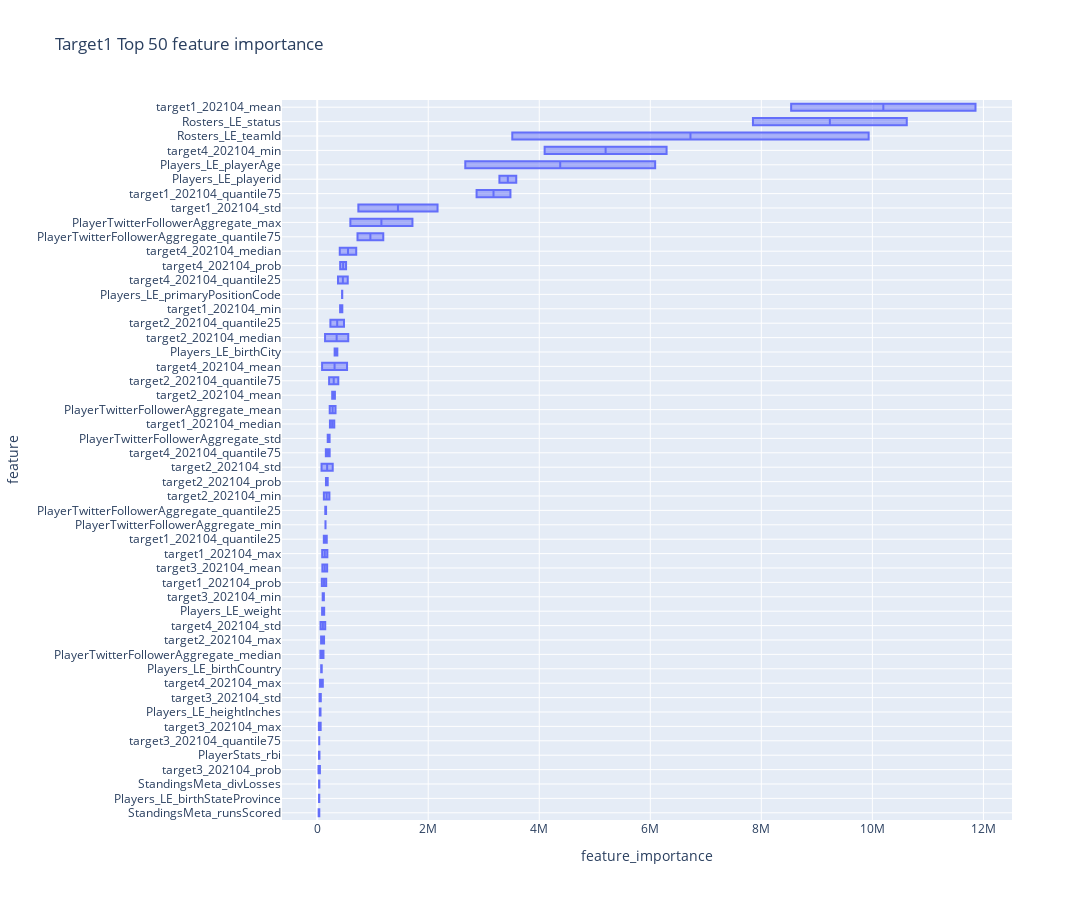
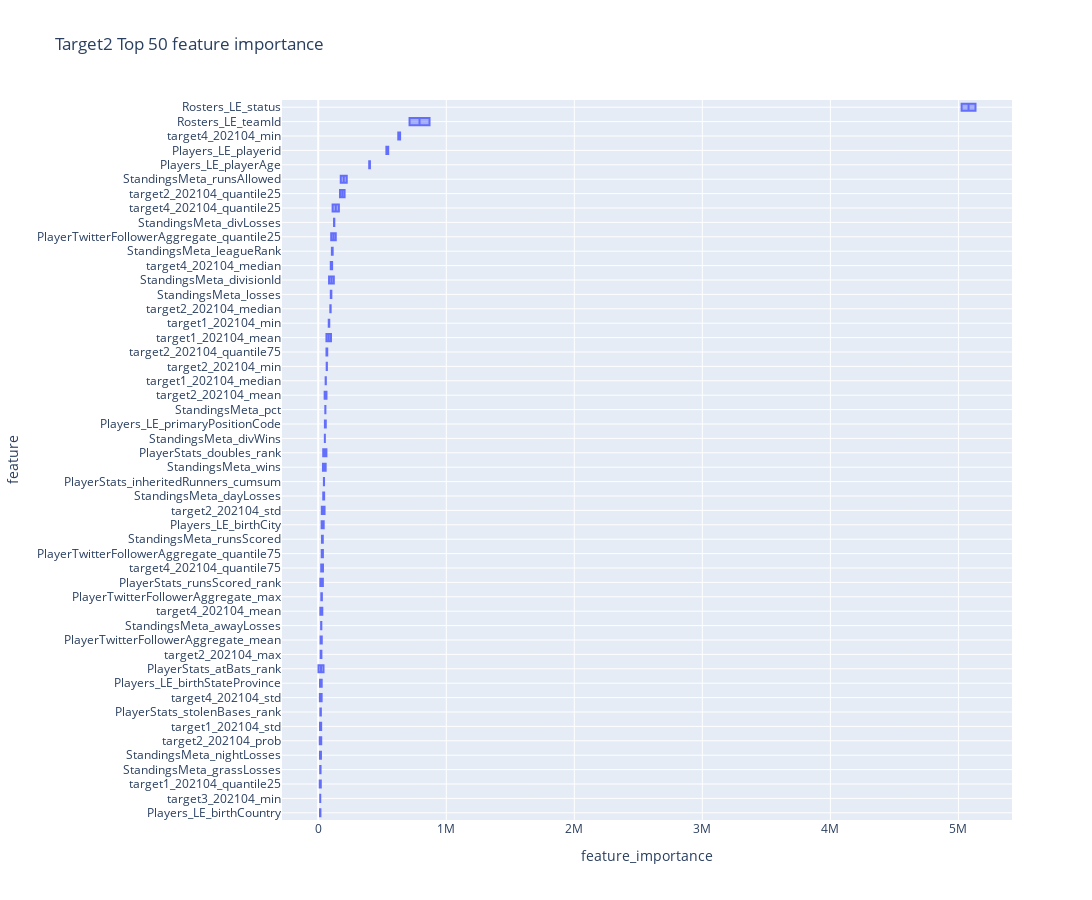
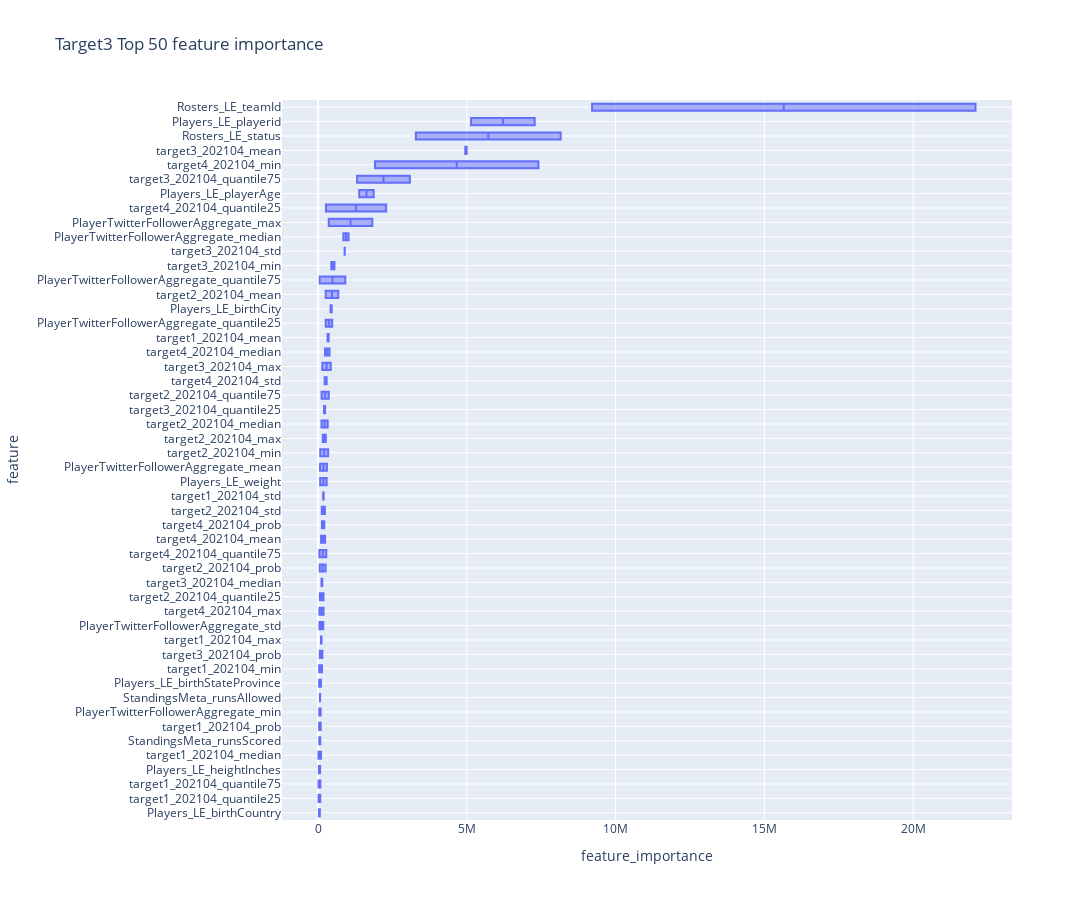
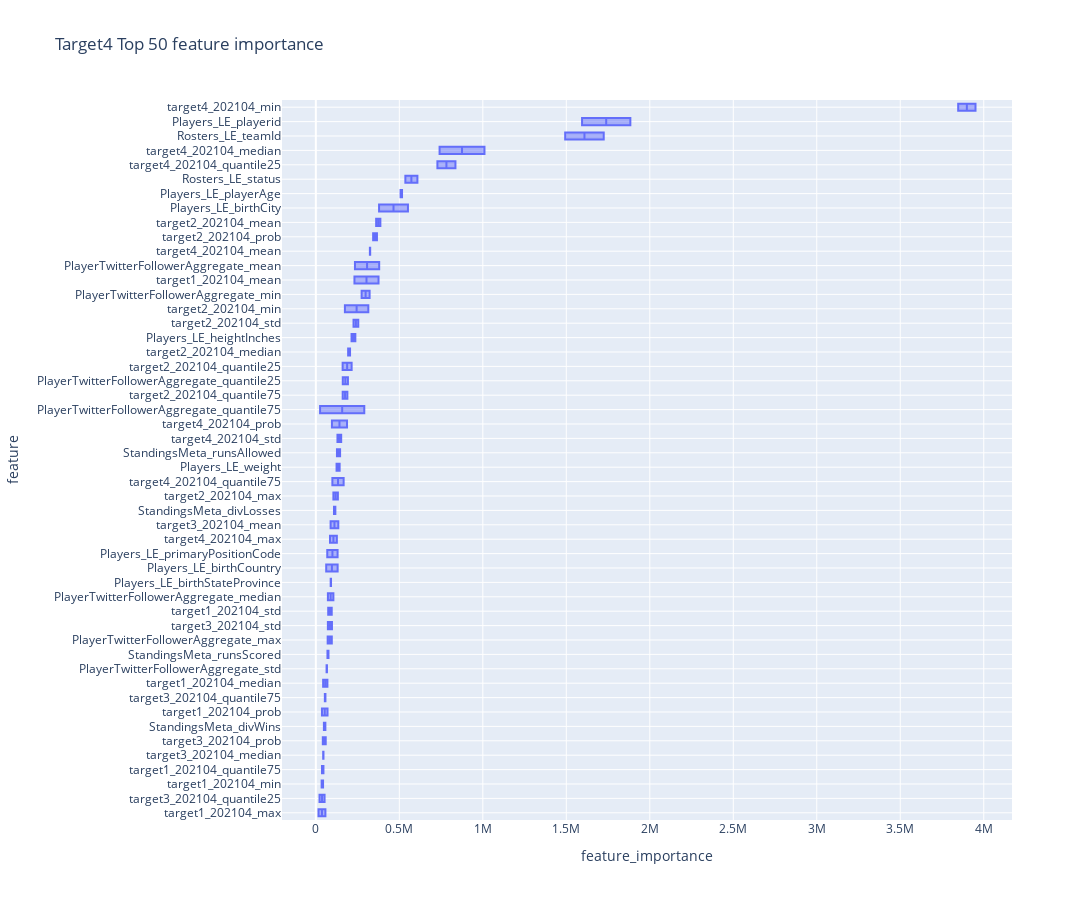

Notebook code cell kept with these figures, in order:
### Code cell
visualize_feature_importance(models, train_feat_df)

### Figure 1 — Plotly figure (JSON) as saved in the notebook; plotly's stock layout.template omitted (floating-point values rounded to 4 significant figures)
{"data": [{"alignmentgroup": "True", "hovertemplate": "feature_importance=%{x}<br>feature=%{y}<extra></extra>", "legendgroup": "", "marker": {"color": "#636efa"}, "name": "", "notched": false, "offsetgroup": "", "orientation": "h", "showlegend": false, "type": "box", "x": [11860000.0, 2167000.0, 182800.0, 452400.0, 229500.0, 172200.0, 3481000.0, 162100.0, 319100.0, 279500.0, 123400.0, 219800.0, 559200.0, 482500.0, 380100.0, 189400.0, 179300.0, 43180.0, 30020.0, 98800.0, 36000.0, 48960.0, 537400.0, 144600.0, 101200.0, 6293000.0, 703000.0, 550200.0, 156000.0, 519900.0, 9933000.0, 7849000.0, 81760.0, 362500.0, 37340.0, 59590.0, 125400.0, 448000.0, 6087000.0, 3282000.0, 32100.0, 225200.0, 223200.0, 1716000.0, 149900.0, 58330.0, 145400.0, 725800.0, 37520.0, 38300.0, 8537000.0, 741300.0, 89730.0, 412600.0, 307400.0, 119400.0, 2871000.0, 83410.0, 270200.0, 78100.0, 70460.0, 120100.0, 141300.0, 237700.0, 214500.0, 157900.0, 93120.0, 64800.0, 62270.0, 120500.0, 36990.0, 23370.0, 88070.0, 60260.0, 51740.0, 4097000.0, 406200.0, 374400.0, 224400.0, 413900.0, 3514000.0, 10620000.0, 71750.0, 313900.0, 32650.0, 46710.0, 88360.0, 451200.0, 2667000.0, 3585000.0, 40460.0, 330000.0, 189500.0, 597100.0, 148800.0, 113100.0, 159900.0, 1190000.0, 26120.0, 33880.0], "x0": " ", "xaxis": "x", "y": ["target1_202104_mean", "target1_202104_std", "target1_202104_max", "target1_202104_min", "target1_202104_median", "target1_202104_quantile25", "target1_202104_quantile75", "target1_202104_prob", "target2_202104_mean", "target2_202104_std", "target2_202104_max", "target2_202104_min", "target2_202104_median", "target2_202104_quantile25", "target2_202104_quantile75", "target2_202104_prob", "target3_202104_mean", "target3_202104_std", "target3_202104_max", "target3_202104_min", "target3_202104_quantile75", "target3_202104_prob", "target4_202104_mean", "target4_202104_std", "target4_202104_max", "target4_202104_min", "target4_202104_median", "target4_202104_quantile25", "target4_202104_quantile75", "target4_202104_prob", "Rosters_LE_teamId", "Rosters_LE_status", "Players_LE_birthCountry", "Players_LE_birthCity", "Players_LE_birthStateProvince", "Players_LE_heightInches", "Players_LE_weight", "Players_LE_primaryPositionCode", "Players_LE_playerAge", "Players_LE_playerid", "PlayerStats_rbi", "PlayerTwitterFollowerAggregate_mean", "PlayerTwitterFollowerAggregate_std", "PlayerTwitterFollowerAggregate_max", "PlayerTwitterFollowerAggregate_min", "PlayerTwitterFollowerAggregate_median", "PlayerTwitterFollowerAggregate_quantile25", "PlayerTwitterFollowerAggregate_quantile75", "StandingsMeta_runsScored", "StandingsMeta_divLosses", "target1_202104_mean", "target1_202104_std", "target1_202104_max", "target1_202104_min", "target1_202104_median", "target1_202104_quantile25", "target1_202104_quantile75", "target1_202104_prob", "target2_202104_mean", "target2_202104_std", "target2_202104_max", "target2_202104_min", "target2_202104_median", "target2_202104_quantile25", "target2_202104_quantile75", "target2_202104_prob", "target3_202104_mean", "target3_202104_std", "target3_202104_max", "target3_202104_min", "target3_202104_quantile75", "target3_202104_prob", "target4_202104_mean", "target4_202104_std", "target4_202104_max", "target4_202104_min", "target4_202104_median", "target4_202104_quantile25", "target4_202104_quantile75", "target4_202104_prob", "Rosters_LE_teamId", "Rosters_LE_status", "Players_LE_birthCountry", "Players_LE_birthCity", "Players_LE_birthStateProvince", "Players_LE_heightInches", "Players_LE_weight", "Players_LE_primaryPositionCode", "Players_LE_playerAge", "Players_LE_playerid", "PlayerStats_rbi", "PlayerTwitterFollowerAggregate_mean", "PlayerTwitterFollowerAggregate_std", "PlayerTwitterFollowerAggregate_max", "PlayerTwitterFollowerAggregate_min", "PlayerTwitterFollowerAggregate_median", "PlayerTwitterFollowerAggregate_quantile25", "PlayerTwitterFollowerAggregate_quantile75", "StandingsMeta_runsScored", "StandingsMeta_divLosses"], "y0": " ", "yaxis": "y"}], "layout": {"boxmode": "group", "height": 900, "legend": {"tracegroupgap": 0}, "title": {"text": "Target1 Top 50 feature importance"}, "width": 1250, "xaxis": {"anchor": "y", "domain": [0, 1], "title": {"text": "feature_importance"}}, "yaxis": {"anchor": "x", "categoryarray": ["StandingsMeta_runsScored", "Players_LE_birthStateProvince", "StandingsMeta_divLosses", "target3_202104_prob", "PlayerStats_rbi", "target3_202104_quantile75", "target3_202104_max", "Players_LE_heightInches", "target3_202104_std", "target4_202104_max", "Players_LE_birthCountry", "PlayerTwitterFollowerAggregate_median", "target2_202104_max", "target4_202104_std", "Players_LE_weight", "target3_202104_min", "target1_202104_prob", "target3_202104_mean", "target1_202104_max", "target1_202104_quantile25", "PlayerTwitterFollowerAggregate_min", "PlayerTwitterFollowerAggregate_quantile25", "target2_202104_min", "target2_202104_prob", "target2_202104_std", "target4_202104_quantile75", "PlayerTwitterFollowerAggregate_std", "target1_202104_median", "PlayerTwitterFollowerAggregate_mean", "target2_202104_mean", "target2_202104_quantile75", "target4_202104_mean", "Players_LE_birthCity", "target2_202104_median", "target2_202104_quantile25", "target1_202104_min", "Players_LE_primaryPositionCode", "target4_202104_quantile25", "target4_202104_prob", "target4_202104_median", "PlayerTwitterFollowerAggregate_quantile75", "PlayerTwitterFollowerAggregate_max", "target1_202104_std", "target1_202104_quantile75", "Players_LE_playerid", "Players_LE_playerAge", "target4_202104_min", "Rosters_LE_teamId", "Rosters_LE_status", "target1_202104_mean"], "categoryorder": "array", "domain": [0, 1], "showgrid": true, "title": {"text": "feature"}}}}

### Figure 2 — Plotly figure (JSON) as saved in the notebook; plotly's stock layout.template omitted (floating-point values rounded to 4 significant figures)
{"data": [{"alignmentgroup": "True", "hovertemplate": "feature_importance=%{x}<br>feature=%{y}<extra></extra>", "legendgroup": "", "marker": {"color": "#636efa"}, "name": "", "notched": false, "offsetgroup": "", "orientation": "h", "showlegend": false, "type": "box", "x": [64260.0, 13970.0, 86170.0, 57920.0, 20050.0, 50190.0, 27910.0, 19090.0, 66080.0, 94550.0, 170200.0, 70510.0, 12100.0, 15910.0, 16740.0, 12960.0, 639400.0, 97960.0, 161200.0, 37070.0, 713300.0, 5133000.0, 13980.0, 26560.0, 14110.0, 52210.0, 398200.0, 532400.0, 45310.0, 63930.0, 16780.0, 16640.0, 41440.0, 18320.0, 28540.0, 101300.0, 27310.0, 121700.0, 112700.0, 37100.0, 98170.0, 55320.0, 175900.0, 35730.0, 24290.0, 46140.0, 21310.0, 18200.0, 51640.0, 123400.0, 99640.0, 22860.0, 82100.0, 59440.0, 11760.0, 64430.0, 49380.0, 24800.0, 67790.0, 97030.0, 205900.0, 64520.0, 23460.0, 15730.0, 31810.0, 26670.0, 625200.0, 108500.0, 112400.0, 23510.0, 869300.0, 5025000.0, 17260.0, 42760.0, 27140.0, 59040.0, 403900.0, 546700.0, 44440.0, 39030.0, 36230.0, 20580.0, 2154.0, 27720.0, 24190.0, 137000.0, 36570.0, 84570.0, 106600.0, 58170.0, 102500.0, 56020.0, 222700.0, 29180.0, 22690.0, 39280.0, 13590.0, 15510.0, 51790.0, 125600.0], "x0": " ", "xaxis": "x", "y": ["target1_202104_mean", "target1_202104_std", "target1_202104_min", "target1_202104_median", "target1_202104_quantile25", "target2_202104_mean", "target2_202104_std", "target2_202104_max", "target2_202104_min", "target2_202104_median", "target2_202104_quantile25", "target2_202104_quantile75", "target2_202104_prob", "target3_202104_min", "target4_202104_mean", "target4_202104_std", "target4_202104_min", "target4_202104_median", "target4_202104_quantile25", "target4_202104_quantile75", "Rosters_LE_teamId", "Rosters_LE_status", "Players_LE_birthCountry", "Players_LE_birthCity", "Players_LE_birthStateProvince", "Players_LE_primaryPositionCode", "Players_LE_playerAge", "Players_LE_playerid", "PlayerStats_inheritedRunners_cumsum", "PlayerStats_doubles_rank", "PlayerStats_runsScored_rank", "PlayerStats_stolenBases_rank", "PlayerStats_atBats_rank", "PlayerTwitterFollowerAggregate_mean", "PlayerTwitterFollowerAggregate_max", "PlayerTwitterFollowerAggregate_quantile25", "PlayerTwitterFollowerAggregate_quantile75", "StandingsMeta_divisionId", "StandingsMeta_leagueRank", "StandingsMeta_wins", "StandingsMeta_losses", "StandingsMeta_pct", "StandingsMeta_runsAllowed", "StandingsMeta_runsScored", "StandingsMeta_awayLosses", "StandingsMeta_dayLosses", "StandingsMeta_nightLosses", "StandingsMeta_grassLosses", "StandingsMeta_divWins", "StandingsMeta_divLosses", "target1_202104_mean", "target1_202104_std", "target1_202104_min", "target1_202104_median", "target1_202104_quantile25", "target2_202104_mean", "target2_202104_std", "target2_202104_max", "target2_202104_min", "target2_202104_median", "target2_202104_quantile25", "target2_202104_quantile75", "target2_202104_prob", "target3_202104_min", "target4_202104_mean", "target4_202104_std", "target4_202104_min", "target4_202104_median", "target4_202104_quantile25", "target4_202104_quantile75", "Rosters_LE_teamId", "Rosters_LE_status", "Players_LE_birthCountry", "Players_LE_birthCity", "Players_LE_birthStateProvince", "Players_LE_primaryPositionCode", "Players_LE_playerAge", "Players_LE_playerid", "PlayerStats_inheritedRunners_cumsum", "PlayerStats_doubles_rank", "PlayerStats_runsScored_rank", "PlayerStats_stolenBases_rank", "PlayerStats_atBats_rank", "PlayerTwitterFollowerAggregate_mean", "PlayerTwitterFollowerAggregate_max", "PlayerTwitterFollowerAggregate_quantile25", "PlayerTwitterFollowerAggregate_quantile75", "StandingsMeta_divisionId", "StandingsMeta_leagueRank", "StandingsMeta_wins", "StandingsMeta_losses", "StandingsMeta_pct", "StandingsMeta_runsAllowed", "StandingsMeta_runsScored", "StandingsMeta_awayLosses", "StandingsMeta_dayLosses", "StandingsMeta_nightLosses", "StandingsMeta_grassLosses", "StandingsMeta_divWins", "StandingsMeta_divLosses"], "y0": " ", "yaxis": "y"}], "layout": {"boxmode": "group", "height": 900, "legend": {"tracegroupgap": 0}, "title": {"text": "Target2 Top 50 feature importance"}, "width": 1250, "xaxis": {"anchor": "y", "domain": [0, 1], "title": {"text": "feature_importance"}}, "yaxis": {"anchor": "x", "categoryarray": ["Players_LE_birthCountry", "target3_202104_min", "target1_202104_quantile25", "StandingsMeta_grassLosses", "StandingsMeta_nightLosses", "target2_202104_prob", "target1_202104_std", "PlayerStats_stolenBases_rank", "target4_202104_std", "Players_LE_birthStateProvince", "PlayerStats_atBats_rank", "target2_202104_max", "PlayerTwitterFollowerAggregate_mean", "StandingsMeta_awayLosses", "target4_202104_mean", "PlayerTwitterFollowerAggregate_max", "PlayerStats_runsScored_rank", "target4_202104_quantile75", "PlayerTwitterFollowerAggregate_quantile75", "StandingsMeta_runsScored", "Players_LE_birthCity", "target2_202104_std", "StandingsMeta_dayLosses", "PlayerStats_inheritedRunners_cumsum", "StandingsMeta_wins", "PlayerStats_doubles_rank", "StandingsMeta_divWins", "Players_LE_primaryPositionCode", "StandingsMeta_pct", "target2_202104_mean", "target1_202104_median", "target2_202104_min", "target2_202104_quantile75", "target1_202104_mean", "target1_202104_min", "target2_202104_median", "StandingsMeta_losses", "StandingsMeta_divisionId", "target4_202104_median", "StandingsMeta_leagueRank", "PlayerTwitterFollowerAggregate_quantile25", "StandingsMeta_divLosses", "target4_202104_quantile25", "target2_202104_quantile25", "StandingsMeta_runsAllowed", "Players_LE_playerAge", "Players_LE_playerid", "target4_202104_min", "Rosters_LE_teamId", "Rosters_LE_status"], "categoryorder": "array", "domain": [0, 1], "showgrid": true, "title": {"text": "feature"}}}}

### Figure 3 — Plotly figure (JSON) as saved in the notebook; plotly's stock layout.template omitted (floating-point values rounded to 4 significant figures)
{"data": [{"alignmentgroup": "True", "hovertemplate": "feature_importance=%{x}<br>feature=%{y}<extra></extra>", "legendgroup": "", "marker": {"color": "#636efa"}, "name": "", "notched": false, "offsetgroup": "", "orientation": "h", "showlegend": false, "type": "box", "x": [353700.0, 184600.0, 94890.0, 35840.0, 12040.0, 16530.0, 14270.0, 32650.0, 254300.0, 122600.0, 155700.0, 71020.0, 112100.0, 58800.0, 117000.0, 52450.0, 4993000.0, 889900.0, 140800.0, 442900.0, 114000.0, 199300.0, 1309000.0, 55900.0, 98310.0, 286600.0, 42420.0, 1911000.0, 229500.0, 262100.0, 41190.0, 127400.0, 9208000.0, 8153000.0, 26440.0, 416600.0, 34090.0, 25680.0, 68620.0, 1867000.0, 5142000.0, 63590.0, 43590.0, 356400.0, 36770.0, 848000.0, 256300.0, 51830.0, 58670.0, 39030.0, 317300.0, 167100.0, 112500.0, 129000.0, 95430.0, 70250.0, 74040.0, 86280.0, 676600.0, 226100.0, 257000.0, 335800.0, 319700.0, 181100.0, 358200.0, 251500.0, 4946000.0, 894500.0, 425100.0, 547800.0, 137900.0, 233000.0, 3083000.0, 140900.0, 234800.0, 218800.0, 182600.0, 7404000.0, 383100.0, 2285000.0, 273600.0, 206800.0, 22100000.0, 3285000.0, 56480.0, 455000.0, 93140.0, 64780.0, 286100.0, 1383000.0, 7279000.0, 294400.0, 171200.0, 1821000.0, 84110.0, 1023000.0, 471000.0, 912200.0, 65560.0, 70880.0], "x0": " ", "xaxis": "x", "y": ["target1_202104_mean", "target1_202104_std", "target1_202104_max", "target1_202104_min", "target1_202104_median", "target1_202104_quantile25", "target1_202104_quantile75", "target1_202104_prob", "target2_202104_mean", "target2_202104_std", "target2_202104_max", "target2_202104_min", "target2_202104_median", "target2_202104_quantile25", "target2_202104_quantile75", "target2_202104_prob", "target3_202104_mean", "target3_202104_std", "target3_202104_max", "target3_202104_min", "target3_202104_median", "target3_202104_quantile25", "target3_202104_quantile75", "target3_202104_prob", "target4_202104_mean", "target4_202104_std", "target4_202104_max", "target4_202104_min", "target4_202104_median", "target4_202104_quantile25", "target4_202104_quantile75", "target4_202104_prob", "Rosters_LE_teamId", "Rosters_LE_status", "Players_LE_birthCountry", "Players_LE_birthCity", "Players_LE_birthStateProvince", "Players_LE_heightInches", "Players_LE_weight", "Players_LE_playerAge", "Players_LE_playerid", "PlayerTwitterFollowerAggregate_mean", "PlayerTwitterFollowerAggregate_std", "PlayerTwitterFollowerAggregate_max", "PlayerTwitterFollowerAggregate_min", "PlayerTwitterFollowerAggregate_median", "PlayerTwitterFollowerAggregate_quantile25", "PlayerTwitterFollowerAggregate_quantile75", "StandingsMeta_runsAllowed", "StandingsMeta_runsScored", "target1_202104_mean", "target1_202104_std", "target1_202104_max", "target1_202104_min", "target1_202104_median", "target1_202104_quantile25", "target1_202104_quantile75", "target1_202104_prob", "target2_202104_mean", "target2_202104_std", "target2_202104_max", "target2_202104_min", "target2_202104_median", "target2_202104_quantile25", "target2_202104_quantile75", "target2_202104_prob", "target3_202104_mean", "target3_202104_std", "target3_202104_max", "target3_202104_min", "target3_202104_median", "target3_202104_quantile25", "target3_202104_quantile75", "target3_202104_prob", "target4_202104_mean", "target4_202104_std", "target4_202104_max", "target4_202104_min", "target4_202104_median", "target4_202104_quantile25", "target4_202104_quantile75", "target4_202104_prob", "Rosters_LE_teamId", "Rosters_LE_status", "Players_LE_birthCountry", "Players_LE_birthCity", "Players_LE_birthStateProvince", "Players_LE_heightInches", "Players_LE_weight", "Players_LE_playerAge", "Players_LE_playerid", "PlayerTwitterFollowerAggregate_mean", "PlayerTwitterFollowerAggregate_std", "PlayerTwitterFollowerAggregate_max", "PlayerTwitterFollowerAggregate_min", "PlayerTwitterFollowerAggregate_median", "PlayerTwitterFollowerAggregate_quantile25", "PlayerTwitterFollowerAggregate_quantile75", "StandingsMeta_runsAllowed", "StandingsMeta_runsScored"], "y0": " ", "yaxis": "y"}], "layout": {"boxmode": "group", "height": 900, "legend": {"tracegroupgap": 0}, "title": {"text": "Target3 Top 50 feature importance"}, "width": 1250, "xaxis": {"anchor": "y", "domain": [0, 1], "title": {"text": "feature_importance"}}, "yaxis": {"anchor": "x", "categoryarray": ["Players_LE_birthCountry", "target1_202104_quantile25", "target1_202104_quantile75", "Players_LE_heightInches", "target1_202104_median", "StandingsMeta_runsScored", "target1_202104_prob", "PlayerTwitterFollowerAggregate_min", "StandingsMeta_runsAllowed", "Players_LE_birthStateProvince", "target1_202104_min", "target3_202104_prob", "target1_202104_max", "PlayerTwitterFollowerAggregate_std", "target4_202104_max", "target2_202104_quantile25", "target3_202104_median", "target2_202104_prob", "target4_202104_quantile75", "target4_202104_mean", "target4_202104_prob", "target2_202104_std", "target1_202104_std", "Players_LE_weight", "PlayerTwitterFollowerAggregate_mean", "target2_202104_min", "target2_202104_max", "target2_202104_median", "target3_202104_quantile25", "target2_202104_quantile75", "target4_202104_std", "target3_202104_max", "target4_202104_median", "target1_202104_mean", "PlayerTwitterFollowerAggregate_quantile25", "Players_LE_birthCity", "target2_202104_mean", "PlayerTwitterFollowerAggregate_quantile75", "target3_202104_min", "target3_202104_std", "PlayerTwitterFollowerAggregate_median", "PlayerTwitterFollowerAggregate_max", "target4_202104_quantile25", "Players_LE_playerAge", "target3_202104_quantile75", "target4_202104_min", "target3_202104_mean", "Rosters_LE_status", "Players_LE_playerid", "Rosters_LE_teamId"], "categoryorder": "array", "domain": [0, 1], "showgrid": true, "title": {"text": "feature"}}}}

### Figure 4 — Plotly figure (JSON) as saved in the notebook; plotly's stock layout.template omitted (floating-point values rounded to 4 significant figures)
{"data": [{"alignmentgroup": "True", "hovertemplate": "feature_importance=%{x}<br>feature=%{y}<extra></extra>", "legendgroup": "", "marker": {"color": "#636efa"}, "name": "", "notched": false, "offsetgroup": "", "orientation": "h", "showlegend": false, "type": "box", "x": [375400.0, 95100.0, 57280.0, 34740.0, 69290.0, 45500.0, 36560.0, 361200.0, 254100.0, 131900.0, 314200.0, 204800.0, 214300.0, 188800.0, 366000.0, 134500.0, 72150.0, 45690.0, 52290.0, 57420.0, 59170.0, 323600.0, 151700.0, 84730.0, 3847000.0, 1010000.0, 836000.0, 166500.0, 186700.0, 1724000.0, 608300.0, 130500.0, 551600.0, 90880.0, 236500.0, 142500.0, 130300.0, 507400.0, 1884000.0, 379400.0, 66550.0, 70810.0, 274100.0, 72260.0, 161200.0, 290100.0, 126400.0, 75700.0, 48310.0, 116800.0, 231200.0, 74060.0, 15910.0, 43240.0, 43690.0, 36790.0, 69960.0, 386400.0, 225600.0, 105100.0, 174100.0, 193400.0, 160400.0, 160800.0, 343200.0, 88410.0, 96520.0, 44020.0, 22070.0, 53910.0, 41720.0, 325400.0, 129500.0, 125800.0, 3951000.0, 741000.0, 728000.0, 98960.0, 96280.0, 1493000.0, 536100.0, 62000.0, 378600.0, 88900.0, 213800.0, 124100.0, 68350.0, 516100.0, 1594000.0, 234200.0, 64330.0, 95590.0, 322000.0, 105100.0, 192200.0, 25370.0, 145200.0, 69550.0, 56960.0, 108700.0], "x0": " ", "xaxis": "x", "y": ["target1_202104_mean", "target1_202104_std", "target1_202104_max", "target1_202104_min", "target1_202104_median", "target1_202104_quantile75", "target1_202104_prob", "target2_202104_mean", "target2_202104_std", "target2_202104_max", "target2_202104_min", "target2_202104_median", "target2_202104_quantile25", "target2_202104_quantile75", "target2_202104_prob", "target3_202104_mean", "target3_202104_std", "target3_202104_median", "target3_202104_quantile25", "target3_202104_quantile75", "target3_202104_prob", "target4_202104_mean", "target4_202104_std", "target4_202104_max", "target4_202104_min", "target4_202104_median", "target4_202104_quantile25", "target4_202104_quantile75", "target4_202104_prob", "Rosters_LE_teamId", "Rosters_LE_status", "Players_LE_birthCountry", "Players_LE_birthCity", "Players_LE_birthStateProvince", "Players_LE_heightInches", "Players_LE_weight", "Players_LE_primaryPositionCode", "Players_LE_playerAge", "Players_LE_playerid", "PlayerTwitterFollowerAggregate_mean", "PlayerTwitterFollowerAggregate_std", "PlayerTwitterFollowerAggregate_max", "PlayerTwitterFollowerAggregate_min", "PlayerTwitterFollowerAggregate_median", "PlayerTwitterFollowerAggregate_quantile25", "PlayerTwitterFollowerAggregate_quantile75", "StandingsMeta_runsAllowed", "StandingsMeta_runsScored", "StandingsMeta_divWins", "StandingsMeta_divLosses", "target1_202104_mean", "target1_202104_std", "target1_202104_max", "target1_202104_min", "target1_202104_median", "target1_202104_quantile75", "target1_202104_prob", "target2_202104_mean", "target2_202104_std", "target2_202104_max", "target2_202104_min", "target2_202104_median", "target2_202104_quantile25", "target2_202104_quantile75", "target2_202104_prob", "target3_202104_mean", "target3_202104_std", "target3_202104_median", "target3_202104_quantile25", "target3_202104_quantile75", "target3_202104_prob", "target4_202104_mean", "target4_202104_std", "target4_202104_max", "target4_202104_min", "target4_202104_median", "target4_202104_quantile25", "target4_202104_quantile75", "target4_202104_prob", "Rosters_LE_teamId", "Rosters_LE_status", "Players_LE_birthCountry", "Players_LE_birthCity", "Players_LE_birthStateProvince", "Players_LE_heightInches", "Players_LE_weight", "Players_LE_primaryPositionCode", "Players_LE_playerAge", "Players_LE_playerid", "PlayerTwitterFollowerAggregate_mean", "PlayerTwitterFollowerAggregate_std", "PlayerTwitterFollowerAggregate_max", "PlayerTwitterFollowerAggregate_min", "PlayerTwitterFollowerAggregate_median", "PlayerTwitterFollowerAggregate_quantile25", "PlayerTwitterFollowerAggregate_quantile75", "StandingsMeta_runsAllowed", "StandingsMeta_runsScored", "StandingsMeta_divWins", "StandingsMeta_divLosses"], "y0": " ", "yaxis": "y"}], "layout": {"boxmode": "group", "height": 900, "legend": {"tracegroupgap": 0}, "title": {"text": "Target4 Top 50 feature importance"}, "width": 1250, "xaxis": {"anchor": "y", "domain": [0, 1], "title": {"text": "feature_importance"}}, "yaxis": {"anchor": "x", "categoryarray": ["target1_202104_max", "target3_202104_quantile25", "target1_202104_min", "target1_202104_quantile75", "target3_202104_median", "target3_202104_prob", "StandingsMeta_divWins", "target1_202104_prob", "target3_202104_quantile75", "target1_202104_median", "PlayerTwitterFollowerAggregate_std", "StandingsMeta_runsScored", "PlayerTwitterFollowerAggregate_max", "target3_202104_std", "target1_202104_std", "PlayerTwitterFollowerAggregate_median", "Players_LE_birthStateProvince", "Players_LE_birthCountry", "Players_LE_primaryPositionCode", "target4_202104_max", "target3_202104_mean", "StandingsMeta_divLosses", "target2_202104_max", "target4_202104_quantile75", "Players_LE_weight", "StandingsMeta_runsAllowed", "target4_202104_std", "target4_202104_prob", "PlayerTwitterFollowerAggregate_quantile75", "target2_202104_quantile75", "PlayerTwitterFollowerAggregate_quantile25", "target2_202104_quantile25", "target2_202104_median", "Players_LE_heightInches", "target2_202104_std", "target2_202104_min", "PlayerTwitterFollowerAggregate_min", "target1_202104_mean", "PlayerTwitterFollowerAggregate_mean", "target4_202104_mean", "target2_202104_prob", "target2_202104_mean", "Players_LE_birthCity", "Players_LE_playerAge", "Rosters_LE_status", "target4_202104_quantile25", "target4_202104_median", "Rosters_LE_teamId", "Players_LE_playerid", "target4_202104_min"], "categoryorder": "array", "domain": [0, 1], "showgrid": true, "title": {"text": "feature"}}}}
